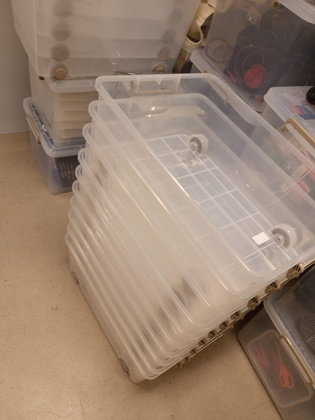
%> input picture assgn1/ec/A1.jpeg, 315 x 420 px, shrunk from 1062 x 1416 before the run; its folder holds only this picture in this run
$ octave ec.m   (GNU Octave 9; MATLAB toolbox functions it lacks are replaced by stand-ins)
%> lines starting %> are read from the running program, lines starting %| are printed output that depends on the picture
### assgn1/ec/myImageFilterX.m
function [img1] = myImageFilterX(img0, h)
[ySize,xSize]=size(img0);
[yFilterSize,xFilterSize]=size(h);
[yShift,xShift]=meshgrid(-floor(yFilterSize/2):floor(yFilterSize/2),-floor(xFilterSize/2):floor(xFilterSize/2));

%% Not fully vectorized
% [5 lines of commented-out code are left out]

%% vectorized stuff, not sure does it bring any speed up...

%produce filterW*filterH cell of W*H matrix
img_padded=padarray(img0,[double(yFilterSize),double(xFilterSize)],'both','replicate');
img1 = arrayfun(@(x,y,z)ShiftAndScale(img_padded,x,y,z,yFilterSize,xFilterSize),...
    h,yShift,xShift,'UniformOutput',false);
%produce filterW*filterH cell of 1*1*(W*H) matrix
img1 = cellfun(@(x)reshape(x,1,1,[]),img1,'UniformOutput',false);
%produce filterW*filterH*1*1*(W*H) matrix
%cell2mat takes ~10s to load the fist time loading it, will be quicker
%after cached
imgx = cell2mat(img1);
img1=reshape(sum(imgx,[1,2]),ySize,xSize);
%% debug
% [5 lines of commented-out code are left out]

end

%zero padding
function [y]=ShiftAndScale(img_padded,scaler,columnshift,rowshift,yFilterSize,xFilterSize)
[YSize,Xsize]=size(img_padded);
y=zeros(YSize-abs(yFilterSize)*2,Xsize-abs(xFilterSize)*2);
y(:,:)=...
    img_padded(1+abs(yFilterSize)-rowshift:end-abs(yFilterSize)-rowshift,...
    1+abs(xFilterSize)-columnshift:end-abs(xFilterSize)-columnshift);
y=y.*scaler;
end

### assgn1/ec/myEdgeFilterX.m
function [img1] = myEdgeFilterX(img0, sigma)
    tic

hsize = 2 * ceil(3 * sigma) + 1;
h = fspecial('gaussian',hsize,sigma);
img0=myImageFilterX(img0,h);


%df/dx
h= fspecial('sobel');

imgx=myImageFilterX(img0,h');
imgy=myImageFilterX(img0,h);


%devide by zero may occure...
%luckily this doesn't affect that much

gradiant=atan(imgy./imgx);


amplitude=sqrt(imgy.*imgy+imgx.*imgx);
amplitude=amplitude.*(amplitude> (max(amplitude(:))*0.2 ) );
figure;

imshow(amplitude);

% figure("name","amplitude");
% imshow(amplitude);


gradiant=(gradiant>=0).*gradiant+...
(gradiant<0).*(gradiant+pi);
        %[0  , 22.5)
gradiant=is_within_45deg(gradiant).*(0)+...
    ... [22.5, 67.6)
    is_within_45deg(gradiant-deg2rad(45) ).*(1)+...
    ... [67.5, 112.6)
    is_within_45deg(gradiant-deg2rad(90) ).*(2)+...
    ... [112.5, 157.5)
    is_within_45deg(gradiant-deg2rad(135) ).*(3)+...
    ... [157.5, 180)
    is_within_45deg(gradiant-deg2rad(180) ).*0;

%% Non-maximum suppression
img1=zeros(size(img0));
%% Handle 0 deg
shift0=Shift(amplitude,0,1);
shift1=Shift(amplitude,0,-1);

img1=(gradiant==0).*(amplitude>shift0 & amplitude>shift1).*amplitude ...
+(gradiant~=0).*img1;

%% Handle 45 deg
shift0=Shift(amplitude,-1,-1);
shift1=Shift(amplitude,1,1);
img1=(gradiant==1).*(amplitude>shift0 & amplitude>shift1).*amplitude ...
+(gradiant~=1).*img1;

%% Handle 90 deg
shift0=Shift(amplitude,1,0);
shift1=Shift(amplitude,-1,0);

img1=(gradiant==2).*(amplitude>shift0 & amplitude>shift1).*amplitude ...
    +(gradiant~=2).*img1;

%% Handle 135 deg
shift0=Shift(amplitude,-1,1);
shift1=Shift(amplitude,1,-1);
img1=(gradiant==3).*(amplitude>shift0 & amplitude>shift1).*amplitude ...
+(gradiant~=3).*img1;

% figure("name","img1")
% imshow(img1);

end

function [y]=is_within_45deg(x)
y=(x>=deg2rad(-22.5) )&(x<deg2rad(22.5) );
end

function [y]=Shift(originalimg,xshift,yshift)
[xSize,Ysize]=size(originalimg);
y=zeros(xSize,Ysize);
y(max(1,1+xshift):1:min(end+xshift,end),max(1,1+yshift):1:min(end+yshift,end) )=...
    originalimg(max(1,1-xshift):1:min(end-xshift,end),max(1,1-yshift):1:min(end-yshift,end));
end

### assgn1/ec/myHoughTransformX.m
function [H, rhoScale, thetaScale] = ...
    myHoughTransformX(Im, threshold, rhoRes, thetaRes)
%Your implementation here
%theta in [0,2pi]
%p in [0,M]->M=sqrt(x^2+y^2)
Im=Im>threshold;
figure
imshow(Im);
[ySize,xSize]=size(Im);
M=ceil( sqrt(xSize^2+ySize^2)/rhoRes );
% disp(M);
rhoScale=1:rhoRes:M*rhoRes;

% N=ceil(2*pi/rhoRed);
%[0,2pi)
thetaScale=0:thetaRes:2*pi-thetaRes;
cosLookup=cos(thetaScale);
sinLookup=sin(thetaScale);

N=length(thetaScale);
H=zeros(M,N);
% H2=zeros(M,N);

for x=1:xSize
    for y=1:ySize
        if Im(y,x)
            X=repelem(x,length(thetaScale) );
            Y=repelem(y,length(thetaScale) );
            P=int32( (X.*cosLookup+Y.*sinLookup )./rhoRes );
%             P2=int32( (X.*cosLookup+Y.*sinLookup )./rhoRes );
            for theta=1:N
                if P(theta)>0
                    H(P(theta),theta)=H(P(theta),theta)+1;
                end
%                 if P2(theta)>0
%                     H2(P2(theta),theta)=H2(P2(theta),theta)+1;
%                 end
            end
        end
    end
end
figure("name","H")
imshow(H.*4./max(H(:)) );

% figure("name","H2")
% imshow(H2.*4./max(H2(:)) );
end


### assgn1/ec/myHoughLinesX.m
function [rhos, thetas] = myHoughLinesX(H, nLines)
%Your implemention here
% max(H(:))
% disp(max(H(:)))
imdilated_H=imdilate(H,ones(3,3) );
figure("name","imdilated_H");
imshow(imdilated_H>H & H~=0);
[rhoSize,thetaSize]=size(H);
isMaxima=imdilated_H==H & H~=0;
rhos=[];
thetas=[];
votes=[];
for rho=1:rhoSize
    for theta=1:thetaSize
        if isMaxima(rho,theta)
            rhos=[rhos; rho];
            thetas=[thetas; theta];
            votes=[votes; H(rho,theta)];
        end
    end
end

% [16 lines of commented-out code are left out]

T=table(rhos,thetas,votes);
T=sortrows(T,"votes", "descend");
rhos=T.rhos(1:nLines);
thetas=T.thetas(1:nLines);


end

% [12 lines of commented-out code are left out]

### assgn1/ec/myHoughLineSegments.m
function [liness] = myHoughLineSegments(rhoRes, thetaRes,lineRhos, lineThetas, Im)
MaxDistance=25;

Bin=Im>0;
[yPeak,xPeak]=find(Bin);
yPeak=yPeak;
xPeak=xPeak;

templine.point1 = [0,0];
templine.point2 = [0,0];

liness = repmat(templine,1,0);
linecount=1;

[ySize,xSize]=size(Im);
for line = 1:length(lineRhos)

    theta = (lineThetas(line)-1 )*thetaRes;


    rho_all = int32( (xPeak.*cos(theta) + yPeak.*sin(theta))./rhoRes );
    index = find(rho_all == lineRhos(line) );

    yPeakOnLine = yPeak(index);
    xPeakOnLine = xPeak(index);

    if length(yPeakOnLine)<=2,continue ,end

    Vertical_diff = max(yPeakOnLine) - min(yPeakOnLine);
    horizontaldiff = max(xPeakOnLine) - min(xPeakOnLine);
    if max(yPeakOnLine) - min(yPeakOnLine) > max(xPeakOnLine) - min(xPeakOnLine)
        sorting_order = [1 2];
    else
        sorting_order = [2 1];
    end
    [sorted] = sortrows([yPeakOnLine xPeakOnLine], sorting_order);
    yPeakOnLine = sorted(:,1);
    xPeakOnLine = sorted(:,2);

    distances=(yPeakOnLine(1:end-1)-yPeakOnLine(2:end) ).^2+...
            (xPeakOnLine(1:end-1)-xPeakOnLine(2:end) ).^2;

    for i=1:length(yPeakOnLine)-1
        if distances(i)<=MaxDistance
            if linecount>1 && liness(linecount-1).point2(1)==xPeakOnLine(i) && ...
                    liness(linecount-1).point2(2)==yPeakOnLine(i)
                liness(linecount-1).point2=[xPeakOnLine(i+1),yPeakOnLine(i+1)];
                continue
            end
            templine.point1 = [xPeakOnLine(i),yPeakOnLine(i)];
            templine.point2 = [xPeakOnLine(i+1),yPeakOnLine(i+1)];
            liness(linecount)=templine;
            linecount=linecount+1;
        end
    end

end

end

### assgn1/ec/drawLineX.m
function [ img ] = drawLineX( img, start, stop )
delta = 0.05 / norm(stop-start);

t = 0:delta:1;

x = start(1) + t * ( stop(1) - start(1) );
y = start(2) + t * ( stop(2) - start(2) );

if(ndims(img) == 2)
    img = repmat(img,[1 1 3]);
end

if (ischar(img))
    img = double(img) / 255;
end

x = round(x);
y = round(y);

idx = y + (x-1) * size(img,1);
img(idx) = 0;
img(idx +   size(img,1) * size(img,2)) = 1;
img(idx + 2*size(img,1) * size(img,2)) = 0;
end

### assgn1/ec/ec.m
clear;
close all;

datadir     = '../ec';    %the directory containing the images
resultsdir  = '../ec'; %the directory for dumping results

%parameters
sigma     = 2;
threshold = 0.03;
rhoRes    = 2;
thetaRes  = pi/90;
nLines    = 50;
%end of parameters

imglist = dir(sprintf('%s/*.jpeg', datadir));

for i = 1:numel(imglist)

    %read in images%
    [path, imgname, dummy] = fileparts(imglist(i).name);
    img = imread(sprintf('%s/%s', datadir, imglist(i).name));
%> img is the input picture: size 420x315x3 uint8; mean R, G, B 152.7, 130.2, 112.6

    if (ndims(img) == 3)
        img = rgb2gray(img);
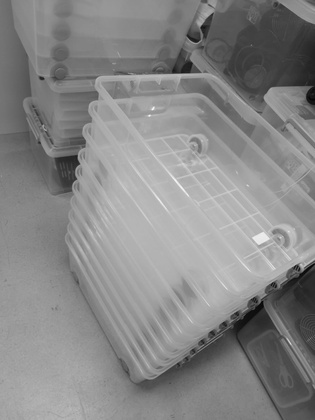
%> img: size 420x315 uint8; min 5, max 249, mean 134.9
    end

    img = double(img) / 255;
%> img: size 420x315 double
    BW=myEdgeFilterX(img,1);
%> in myImageFilterX, `img_padded=padarray(img0,[double(yFilterSize),double(xFilterSize)],'bo..`:
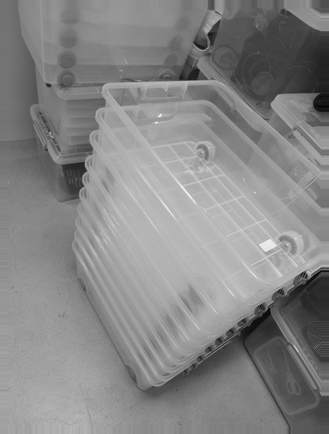
%> img_padded: size 434x329 double; min 0.0196, max 0.976, mean 0.525
%> call 5 of ShiftAndScale, with scaler = 0.00107, columnshift = -3, rowshift = 1, yFilterSize = 7, xFilterSize = 7
%> in ShiftAndScale (call 5), `y(:,:)= img_padded(1+abs(yFilterSize)-rowshift:end-abs(yFilterSize)-ro..`:
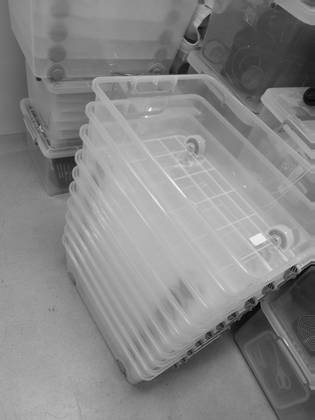
%> y: size 420x315 double; min 0.0196, max 0.976, mean 0.527; mean of the top-left, top-right, bottom-left and bottom-right quarters 0.523, 0.482, 0.592, 0.514
%> call 7 of ShiftAndScale, with scaler = 1.97e-05, columnshift = -3, rowshift = 3, yFilterSize = 7, xFilterSize = 7
%> in ShiftAndScale (call 7), `y(:,:)= img_padded(1+abs(yFilterSize)-rowshift:end-abs(yFilterSize)-ro..`:
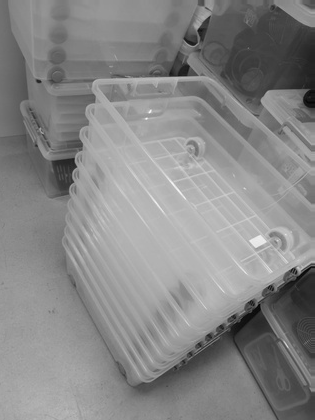
%> y: size 420x315 double; min 0.0196, max 0.976, mean 0.527; mean of the top-left, top-right, bottom-left and bottom-right quarters 0.522, 0.479, 0.592, 0.516
%> in ShiftAndScale (call 15), `y(:,:)= img_padded(1+abs(yFilterSize)-rowshift:end-abs(yFilterSize)-ro..`:
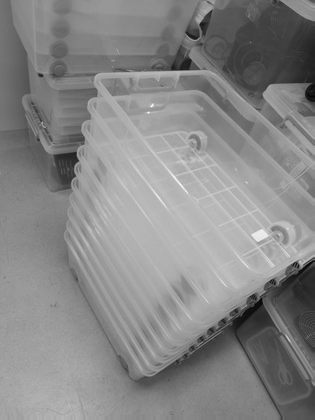
%> y: size 420x315 double; min 0.0196, max 0.976, mean 0.529; mean of the top-left, top-right, bottom-left and bottom-right quarters 0.522, 0.489, 0.592, 0.513
%> in ShiftAndScale (call 19), `y(:,:)= img_padded(1+abs(yFilterSize)-rowshift:end-abs(yFilterSize)-ro..`:
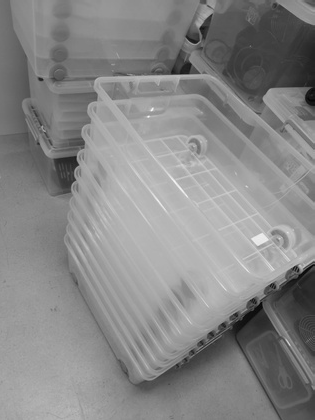
%> y: size 420x315 double; min 0.0196, max 0.976, mean 0.528; mean of the top-left, top-right, bottom-left and bottom-right quarters 0.521, 0.484, 0.592, 0.517
%> in ShiftAndScale (call 21), `y(:,:)= img_padded(1+abs(yFilterSize)-rowshift:end-abs(yFilterSize)-ro..`:
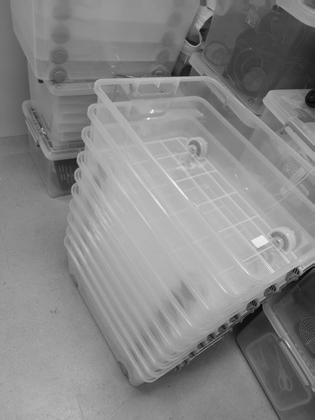
%> y: size 420x315 double; min 0.0196, max 0.976, mean 0.528; mean of the top-left, top-right, bottom-left and bottom-right quarters 0.52, 0.482, 0.592, 0.519
%> in myImageFilterX, `img1 = arrayfun(@(x,y,z)ShiftAndScale(img_padded,x,y,z,yFilterSize,xFi..`: img1 = 49 items
    figure;
    imshow(BW);
% [12 lines of commented-out code are left out]

    [H,rhoScale,thetaScale] = myHoughTransformX(BW, threshold, rhoRes, thetaRes);
%> after the loop in myHoughTransformX, `for x=1:xSize`: P = 180 values, max 250 at index 25, min -250 at index 115, mean 0.00556; X = 180 values from 315 to 315; Y = 180 values from 389 to 389
%> rhoScale = 263 values from 1 to 525; thetaScale = 180 values from 0 to 6.25
    figure;
    imshow(H);
    [rhos, thetas] = myHoughLinesX(H, nLines);
%> after the loop in myHoughLinesX, `for rho=1:rhoSize`: rhos = 2010 values from 1 to 252; thetas = 2010 values, max 180 at index 115, min 1 at index 91, mean 64.11; votes = 2010 values, max 142 at index 514, min 1 at index 866, mean 25.16
%> in myHoughLinesX, `T=table(rhos,thetas,votes);`: T = 2010 items; first 5, rhos, thetas and votes: 1 48 14, 1 51 12, 1 66 41, 1 69 33, 1 84 23
%> in myHoughLinesX, `T=sortrows(T,"votes", "descend");`: T = 2010 items; first 5, rhos, thetas and votes: 37 158 142, 17 166 126, 199 28 123, 40 45 116, 196 26 116
%> in myHoughLinesX, `rhos=T.rhos(1:nLines);`: rhos = 50 values, max 202 at index 40, min 2 at index 43, mean 50.34
%> in myHoughLinesX, `thetas=T.thetas(1:nLines);`: thetas = 50 values, max 174 at index 17, min 26 at index 5, mean 138.9
    lines3 = myHoughLineSegments(rhoRes, thetaRes, rhos, thetas,BW);
%> in myHoughLineSegments, `[yPeak,xPeak]=find(Bin);`: yPeak = 3479 values from 1 to 420; xPeak = 3479 values from 20 to 315
%> in myHoughLineSegments, `yPeak=yPeak;`: yPeak = 3479 values, max 420 at index 2724, min 1 at index 1507, mean 196.2
%> the loop in myHoughLineSegments, `for line = 1:length(lineRhos)` made 50 passes
%> (theta, Vertical_diff, horizontaldiff) on passes 1 to 12: (5.48, 135, 140), (5.76, 320, 184), (0.942, 113, 155), (1.54, 7, 193), (0.873, 111, 135), (5.79, 342, 183), (5.69, 307, 207), (5.45, 111, 126), (5.65, 289, 209), (2.41, 323, 289), (6, 358, 104), (5.76, 306, 178)
%> after the loop in myHoughLineSegments, `for line = 1:length(lineRhos)`: linecount = 305; liness = 304 lines; longest, point1 to point2 (x, y): (99, 77) to (201, 74), (237, 341) to (281, 420), (237, 341) to (281, 420), (256, 297) to (306, 368), (204, 95) to (260, 148), (232, 90) to (287, 139); templine = 1 line; point1 to point2 (x, y): (307, 382) to (308, 383); templine.point1 = [307 382]; templine.point2 = [308 383]
%> lines3 has the same summary as liness in myHoughLineSegments
    img3 = img;
    for j=1:numel(lines3)
       img3 = drawLineX(img3, lines3(j).point1, lines3(j).point2);
    end
%> this loop made 304 passes
%> delta in drawLineX on passes 1 to 3: 0.025, 0.025, 0.000648
    figure;
    imshow(img3);


    fname = sprintf('%s/%s_edges.png', resultsdir, imgname);
    imwrite(BW, fname);

    fname = sprintf('%s/%s_edges.png', resultsdir, imgname);
    imwrite(H, fname);

    fname = sprintf('%s/%s_lines.png', resultsdir, imgname);
    imwrite(img3, fname);


%     figure;
%     imshow(img3);

end

$ run again, on assgn1/ec/A3.jpeg
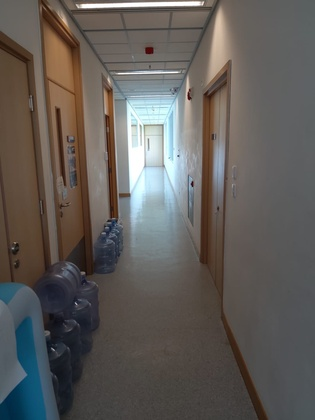
%> input picture assgn1/ec/A3.jpeg, 315 x 420 px, shrunk from 1062 x 1416 before the run
%> img is the input picture: size 420x315x3 uint8; mean R, G, B 96.4, 92.3, 88.7
%> in myImageFilterX, `img_padded=padarray(img0,[double(yFilterSize),double(xFilterSize)],'bo..`:
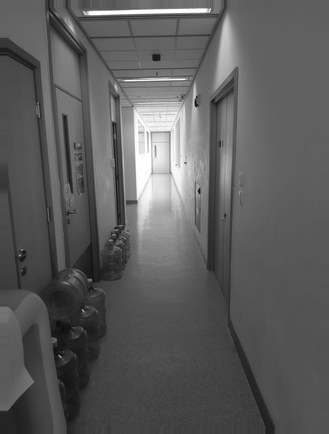
%> img_padded: size 434x329 double; min 0.0471, max 1, mean 0.362
%> in ShiftAndScale (call 22), `y(:,:)= img_padded(1+abs(yFilterSize)-rowshift:end-abs(yFilterSize)-ro..`:
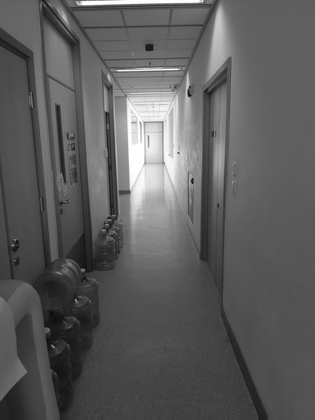
%> y: size 420x315 double; min 0.0471, max 1, mean 0.364; mean of the top-left, top-right, bottom-left and bottom-right quarters 0.43, 0.447, 0.268, 0.31
%> img1 = 49 items
%> after the loop in myHoughTransformX, `for x=1:xSize`: P = 180 values, max 123 at index 8, min -123 at index 98, mean 0; X = 180 values from 232 to 232; Y = 180 values from 84 to 84
%> `[H,rhoScale,thetaScale] = myHoughTransformX(BW, threshold, rhoRes, the..`: rhoScale = 263 values from 1 to 525; thetaScale = 180 values from 0 to 6.25
%> after the loop in myHoughLinesX, `for rho=1:rhoSize`: rhos = 2084 values from 1 to 211; thetas = 2084 values, max 180 at index 22, min 1 at index 15, mean 62.1; votes = 2084 values, max 169 at index 506, min 2 at index 34, mean 21.39
%> in myHoughLinesX, `T=table(rhos,thetas,votes);`: T = 2084 items; first 5, rhos, thetas and votes: 1 52 14, 1 55 19, 1 58 33, 1 60 31, 1 64 31
%> in myHoughLinesX, `T=sortrows(T,"votes", "descend");`: T = 2084 items; first 5, rhos, thetas and votes: 38 179 169, 62 180 138, 13 178 132, 55 180 132, 104 2 128
%> in myHoughLinesX, `rhos=T.rhos(1:nLines);`: rhos = 50 values, max 118 at index 16, min 1 at index 46, mean 55.2
%> in myHoughLinesX, `thetas=T.thetas(1:nLines);`: thetas = 50 values, max 180 at index 2, min 1 at index 14, mean 73.16
%> in myHoughLineSegments, `[yPeak,xPeak]=find(Bin);`: yPeak = 3269 values from 1 to 418; xPeak = 3269 values from 1 to 232
%> in myHoughLineSegments, `yPeak=yPeak;`: yPeak = 3269 values, max 418 at index 889, min 1 at index 269, mean 140.8
%> the loop in myHoughLineSegments, `for line = 1:length(lineRhos)` made 50 passes
%> (theta, Vertical_diff, horizontaldiff) on passes 1 to 8: (6.21, 240, 17), (6.25, 225, 8), (6.18, 174, 18), (6.25, 253, 10), (0.0349, 254, 8), (6.25, 240, 9), (1.54, 5, 157), (1.54, 7, 178)
%> after the loop in myHoughLineSegments, `for line = 1:length(lineRhos)`: linecount = 360; liness = 359 lines; longest, point1 to point2 (x, y): (83, 96) to (93, 245), (128, 99) to (132, 228), (77, 5) to (200, 2), (113, 89) to (118, 210), (36, 85) to (46, 198), (71, 10) to (172, 7); templine = 1 line; point1 to point2 (x, y): (49, 360) to (49, 361); templine.point1 = [49 360]; templine.point2 = [49 361]
%> lines3 has the same summary as liness in myHoughLineSegments
%> the loop `for j=1:numel(lines3)` made 359 passes
%> delta in drawLineX on passes 1 to 3: 0.00981, 0.00707, 0.0125

$ run again, on assgn1/ec/A4.jpeg
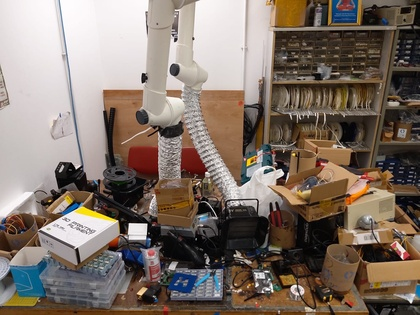
%> input picture assgn1/ec/A4.jpeg, 420 x 315 px, shrunk from 1416 x 1062 before the run
%> img is the input picture: size 315x420x3 uint8; mean R, G, B 129, 115.3, 105.3
%> in myImageFilterX, `img_padded=padarray(img0,[double(yFilterSize),double(xFilterSize)],'bo..`:
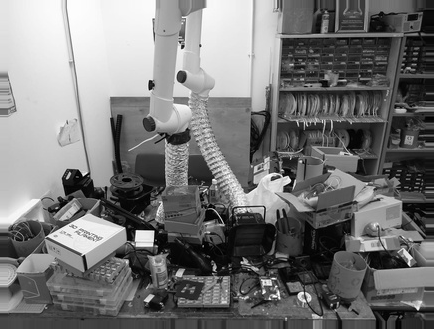
%> img_padded: size 329x434 double; min 0, max 1, mean 0.463
%> in ShiftAndScale (call 22), `y(:,:)= img_padded(1+abs(yFilterSize)-rowshift:end-abs(yFilterSize)-ro..`:
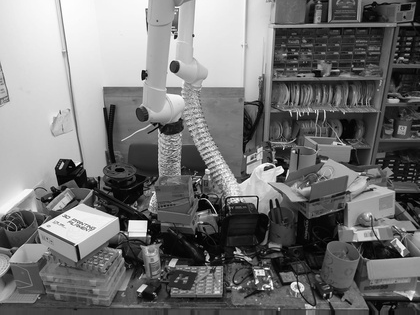
%> y: size 315x420 double; min 0, max 1, mean 0.46; mean of the top-left, top-right, bottom-left and bottom-right quarters 0.746, 0.381, 0.379, 0.334
%> img1 = 49 items
%> after the loop in myHoughTransformX, `for x=1:xSize`: P = 180 values, max 258 at index 17, min -258 at index 107, mean 0; X = 180 values from 420 to 420; Y = 180 values from 301 to 301
%> `[H,rhoScale,thetaScale] = myHoughTransformX(BW, threshold, rhoRes, the..`: rhoScale = 263 values from 1 to 525; thetaScale = 180 values from 0 to 6.25
%> after the loop in myHoughLinesX, `for rho=1:rhoSize`: rhos = 1982 values from 1 to 259; thetas = 1982 values, max 180 at index 16, min 1 at index 1, mean 72.1; votes = 1982 values, max 198 at index 381, min 3 at index 639, mean 63.64
%> in myHoughLinesX, `T=table(rhos,thetas,votes);`: T = 1982 items; first 5, rhos, thetas and votes: 1 1 28, 1 46 33, 1 59 101, 1 74 59, 1 82 65
%> in myHoughLinesX, `T=sortrows(T,"votes", "descend");`: T = 1982 items; first 5, rhos, thetas and votes: 30 177 198, 125 29 177, 124 40 170, 106 40 160, 105 45 157
%> in myHoughLinesX, `rhos=T.rhos(1:nLines);`: rhos = 50 values, max 153 at index 31, min 26 at index 9, mean 105.5
%> in myHoughLinesX, `thetas=T.thetas(1:nLines);`: thetas = 50 values, max 177 at index 1, min 22 at index 31, mean 45.76
%> yPeak = 10951 values from 1 to 315; xPeak = 10951 values from 1 to 420
%> the loop in myHoughLineSegments, `for line = 1:length(lineRhos)` made 50 passes
%> (theta, Vertical_diff, horizontaldiff) on passes 1 to 8: (6.14, 258, 36), (0.977, 270, 399), (1.36, 85, 392), (1.36, 88, 412), (1.54, 14, 407), (1.15, 186, 419), (1.5, 30, 414), (0.908, 300, 387)
%> after the loop in myHoughLineSegments, `for line = 1:length(lineRhos)`: linecount = 953; liness = 952 lines; longest, point1 to point2 (x, y): (61, 1) to (86, 174), (271, 83) to (380, 84), (350, 263) to (414, 261), (320, 115) to (378, 116), (209, 136) to (237, 185), (76, 250) to (119, 222); templine = 1 line; point1 to point2 (x, y): (409, 177) to (410, 178); templine.point1 = [409 177]; templine.point2 = [410 178]
%> lines3 has the same summary as liness in myHoughLineSegments
%> the loop `for j=1:numel(lines3)` made 952 passes
%> delta in drawLineX on passes 1 to 3: 0.000286, 0.05, 0.01
